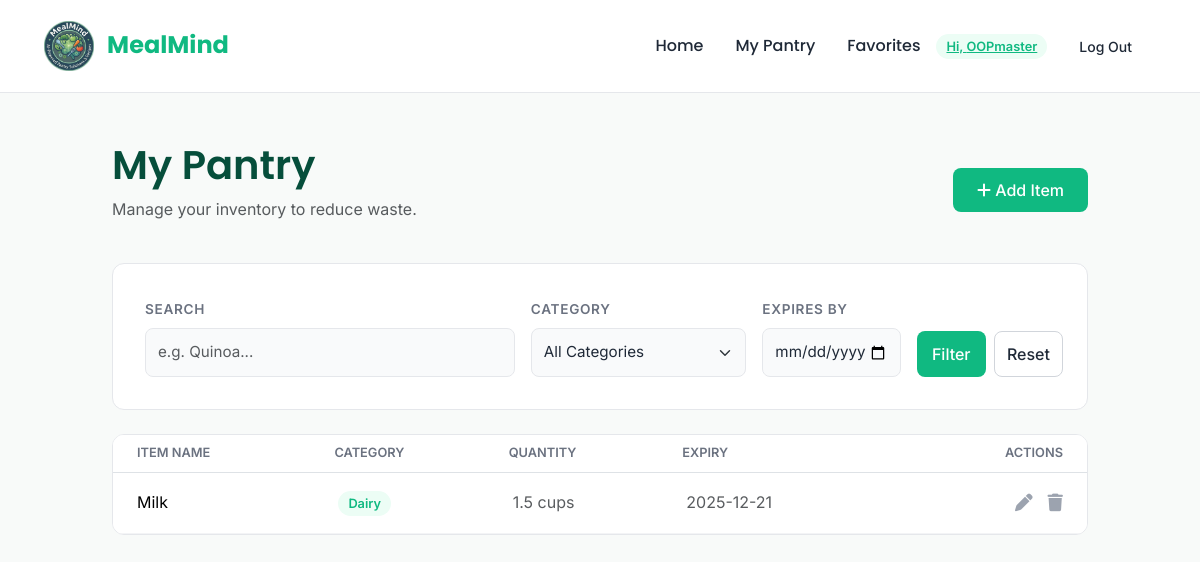
The page /pantry (signed in) on the database its author committed.
### app/models.py (models this page shows, shortened)
class User(UserMixin, db.Model):
    __tablename__ = "users"
    id = db.Column(db.Integer, primary_key=True)
    username = db.Column(db.String(150), unique=True, nullable=False)
    email = db.Column(db.String, unique=True, nullable=False)
    password = db.Column(db.String, nullable=False)
    created_on = db.Column(db.DateTime, nullable=False)
    is_admin = db.Column(db.Boolean, nullable=False, default=False)
    is_confirmed = db.Column(db.Boolean, nullable=False, default=False)
    confirmed_on = db.Column(db.DateTime, nullable=True)
    allergies = db.Column(db.JSON, nullable=True)

class PantryItem(db.Model):
    __tablename__ = "pantry_items"
    id = db.Column(db.Integer, primary_key=True)
    name = db.Column(db.String(100), nullable=False)
    category_id = db.Column(db.Integer, db.ForeignKey('categories.id'), nullable=False)
    quantity = db.Column(db.Float, nullable=True)
    unit = db.Column(db.String(50), nullable=True)  # e.g., "lbs", "cups", "pieces"
    expiration_date = db.Column(db.Date, nullable=True)
    category = db.relationship('PantryCategory', backref='items')

class PantryCategory(db.Model):
    __tablename__ = "categories"
    id = db.Column(db.Integer, primary_key=True)
    name = db.Column(db.String(100), nullable=False)
    parent_id = db.Column(db.Integer, db.ForeignKey('categories.id'), nullable=True)
    parent = db.relationship('PantryCategory', remote_side=[id], backref='subcategories')

### app/routes.py (the view)
@routes_bp.route("/pantry", methods=["GET"])
def pantry():
    from .models import PantryItem, PantryCategory
    if not current_user.is_authenticated:
        return render_template('pantry/pantry.html', items=[], categories=[],
                               selected_category='', q='', exp_before='', exp_after='')
    category_id = request.args.get("category", "").strip()
    q = request.args.get("q", "").strip()
    exp_before = request.args.get("exp_before", "").strip()
    query = PantryItem.query
    if category_id:
        try:
            cid = int(category_id)
            query = query.filter(PantryItem.category_id == cid)
        except ValueError:
            flash('Invalid category selected', 'warning')
    if q:
        query = query.filter(PantryItem.name.ilike(f"%{q}%"))
    if exp_before:
        try:
            d = date.fromisoformat(exp_before)
            query = query.filter(PantryItem.expiration_date <= d)
        except Exception:
            flash('Invalid "expires before" date', 'warning')
    items = query.order_by(PantryItem.expiration_date.asc()).all()
    categories = PantryCategory.query.order_by(PantryCategory.name).all()
    return render_template('pantry/pantry.html', items=items, categories=categories,
                           selected_category=category_id, q=q,
                           exp_before=exp_before)

### app/__init__.py (called while the page is built)
def create_app(config_class=DevelopmentConfig):
    app = Flask(__name__, template_folder='templates', static_folder='static')
    CORS(app)
    app.config.from_object(config_class)
    db.init_app(app)
    login_manager = LoginManager()
    login_manager.login_view = 'routes.login'
    login_manager.init_app(app)
    from .models import User
    @login_manager.user_loader
    def load_user(user_id):
        return User.query.get(int(user_id))
    mail = Mail()
    mail.init_app(app)
    import app as _app
    _app.mail = mail
    from .routes import routes_bp
    app.register_blueprint(routes_bp)
    return app

### app/templates/pantry/pantry.html (shortened to what this page needs)
{% extends "home/base.html" %}
{% block content %}
<div class="d-flex justify-content-between align-items-center mb-4">
    <div>
        <h1>My Pantry</h1>
        <p class="text-muted">Manage your inventory to reduce waste.</p>
    </div>
    <a href="{{ url_for('routes.add_item') }}" class="btn btn-primary d-none d-md-inline-block">
        <i class="fa-solid fa-plus"></i> Add Item
    </a>
</div>
<div class="control-panel mb-4">
    <form method="get" action="{{ url_for('routes.pantry') }}" class="row g-3 align-items-end">
        <div class="col-md-5">
            <label class="form-label" for="q">Search</label>
            <input id="q" name="q" class="form-control" value="{{ q if q is defined else '' }}" placeholder="e.g. Quinoa...">
        </div>
        <div class="col-md-3">
            <label class="form-label" for="category">Category</label>
            <select id="category" name="category" class="form-select">
                <option value="">All Categories</option>
            </select>
        </div>
        <div class="col-md-2">
            <label class="form-label" for="exp_before">Expires By</label>
            <input type="date" id="exp_before" name="exp_before" class="form-control" value="{{ exp_before if exp_before is defined else '' }}">
        </div>
        <div class="col-md-2 d-flex gap-2">
            <button type="submit" class="btn btn-primary w-50">Filter</button>
            <a href="{{ url_for('routes.pantry') }}" class="btn btn-outline-secondary w-50">Reset</a>
        </div>
    </form>
</div>
{% if items %}
<div class="card p-0 overflow-hidden">
    <table class="table table-hover mb-0">
        <thead style="background-color: #f8fafc;">
            <tr>
                <th class="ps-4">Item Name</th>
                <th>Category</th>
                <th>Quantity</th>
                <th>Expiry</th>
                <th class="text-end pe-4">Actions</th>
            </tr>
        </thead>
        <tbody>
            {% for item in items %}
            <tr>
                <td class="ps-4 fw-500">{{ item.name }}</td>
                <td><span class="badge-custom">{{ item.category.name }}</span></td>
                <td class="text-muted">{{ item.quantity }} {{ item.unit }}</td>
                <td class="text-muted">{{ item.expiration_date }}</td>
                <td class="text-end pe-4">
                    <a href="{{ url_for('routes.edit_item', item_id=item.id) }}" class="action-icon edit" title="Edit">
                        <i class="fa-solid fa-pen"></i>
                    </a>
                    <a href="{{ url_for('routes.delete_item', item_id=item.id) }}" class="action-icon delete" title="Delete" onclick="return confirm('Delete this item?')">
                        <i class="fa-solid fa-trash"></i>
                    </a>
                </td>
            </tr>
            {% endfor %}
        </tbody>
    </table>
</div>
{% endif %}
{% endblock %}

### app/templates/home/base.html (shortened to what this page needs)
<!DOCTYPE html>
<html lang="en">
<head>
    <link href="https://cdn.jsdelivr.net/npm/bootstrap@5.3.2/dist/css/bootstrap.min.css" rel="stylesheet">
    <link rel="stylesheet" href="https://cdnjs.cloudflare.com/ajax/libs/font-awesome/6.4.0/css/all.min.css">
    <link rel="stylesheet" href="{{ url_for('static', filename='style.css') }}">
</head>
<body>
<nav class="navbar navbar-expand-lg sticky-top">
    <div class="container-fluid">
        <a class="navbar-brand" href="{{ url_for('routes.index') }}" style="font-family:'Poppins', sans-serif; color: #10b981; font-weight:700; font-size: 1.5rem;">
            <img src="{{ url_for('static', filename='images/logo.png') }}" class="nav-icon-img" alt="Icon">
            MealMind
        </a>
        <div class="collapse navbar-collapse justify-content-end" id="navbarNav">
            <ul class="navbar-nav align-items-center">
                <li class="nav-item">
                    <a class="nav-link" href="{{ url_for('routes.index') }}">Home</a>
                </li>
                {% if current_user.is_authenticated %}
                    <li class="nav-item">
                        <a class="nav-link" href="{{ url_for('routes.pantry') }}">My Pantry</a>
                    </li>
                    <li class="nav-item">
                        <a class="nav-link" href="{{ url_for('routes.favorites') }}">Favorites</a>
                    </li>
                    <li class="nav-item ms-2">
                        <a class="badge-custom" href="{{ url_for('routes.profile') }}">Hi, {{ current_user.username }}</a>
                    </li>
                    <li class="nav-item ms-2">
                        <a class="btn btn-sm btn-outline-secondary" href="{{ url_for('routes.logout') }}" style="border:none;">Log Out</a>
                    </li>
                {% endif %}
            </ul>
        </div>
    </div>
</nav>
<main class="py-5">
     <div class="container">
    {% block content %}{% endblock %}
    </div>
</main>
</body>
</html>

### app/static/style.css (style rules this page uses)
:root { --primary-green: #10b981; --hover-green: #059669; --bg-color: #f8faf9; --text-main: #1f2937; --text-muted: #6b7280; --card-bg: #ffffff; --border-radius: 12px; }
body { font-family: 'Inter', sans-serif; background-color: var(--bg-color); color: var(--text-main); line-height: 1.6; }
h1, h2, h3, h4, h5 { font-family: 'Poppins', sans-serif; color: #064e3b; font-weight: 600; }
.navbar { background-color: var(--card-bg) !important; border-bottom: 1px solid #e5e7eb; padding: 1rem 2rem; }
.nav-link { font-family: 'Poppins', sans-serif; font-weight: 500; color: var(--text-main) !important; margin-left: 1rem; transition: color 0.2s; }
.nav-icon-img { width: 50px; height: 50px; object-fit: contain; margin-right: 8px; vertical-align: middle; }
.container { max-width: 1000px; margin: 0 auto; }
.card, .control-panel, .recipe-card { background: var(--card-bg); border: 1px solid #e5e7eb; border-radius: var(--border-radius); padding: 2rem; box-shadow: none !important; margin-bottom: 1.5rem; }
.form-label { font-size: 0.85rem; font-weight: 600; text-transform: uppercase; letter-spacing: 0.05em; color: var(--text-muted); }
.form-control, .form-select, .pro-input { background-color: #f9fafb; border: 1px solid #e5e7eb; border-radius: 8px; padding: 12px; font-size: 0.95rem; color: var(--text-main); box-shadow: none !important; }
.btn { display: inline-flex; justify-content: center; align-items: center; text-align: center; border-radius: 8px; padding: 10px 24px; font-weight: 500; border: none; box-shadow: none; transition: background-color 0.2s; }
.btn-primary, .btn-success, .btn-primary-solid { background-color: var(--primary-green); color: white; }
.btn-outline-secondary { border: 1px solid #d1d5db; color: var(--text-main); }
.table { margin-bottom: 0; }
.table th { font-size: 0.8rem; text-transform: uppercase; color: var(--text-muted); border-bottom-width: 1px; font-weight: 600; }
.table td { vertical-align: middle; padding: 1rem 0.75rem; border-bottom: 1px solid #f3f4f6; }
.badge-custom { background-color: #ecfdf5; color: var(--primary-green); padding: 5px 10px; border-radius: 20px; font-size: 0.8rem; font-weight: 600; }
.action-icon { color: #9ca3af; margin-left: 10px; text-decoration: none; font-size: 1.1rem; transition: color 0.2s; border: none; background: none; }

### rows shown on the page
User: username "OOPmaster"
PantryItem: name "Milk", category.name "Dairy", quantity "1.5", unit "cups", expiration_date "2025-12-21"
